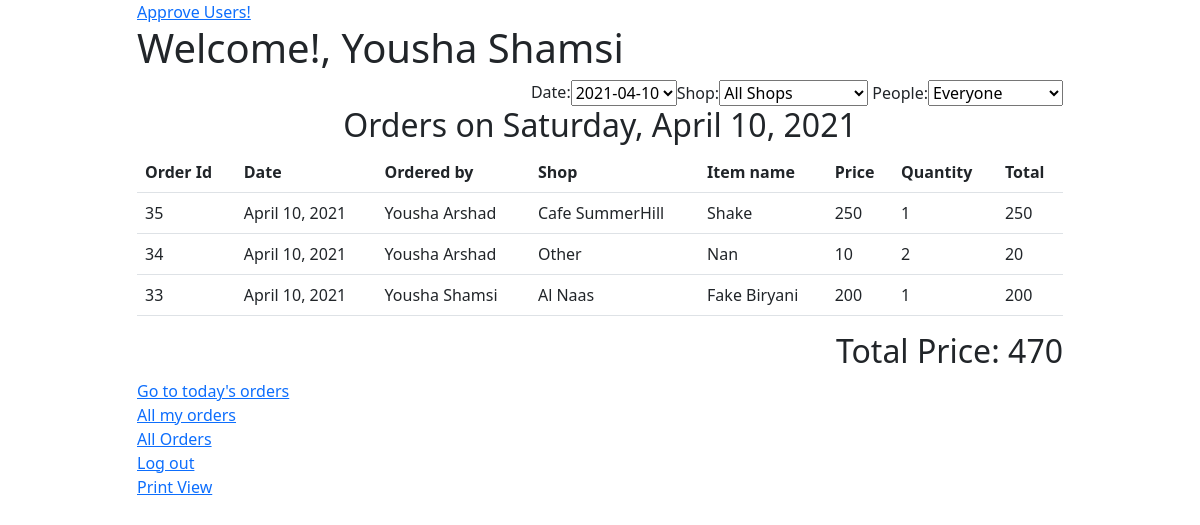
/khana/9 (signed in), run on the app's committed database.
### khana/models.py (models this page shows, shortened)
class Date(models.Model):
    date = models.DateField()

class Order(models.Model):
    quantity = models.IntegerField()
    date_id = models.ForeignKey(Date, on_delete=models.CASCADE, related_name="dates")
    user_id = models.ForeignKey(User, on_delete=models.CASCADE, related_name="users")
    item_id = models.ForeignKey(FoodItem, on_delete=models.DO_NOTHING, related_name="foods")

class FoodItem(models.Model):
    name = models.CharField(max_length=64)
    price = models.IntegerField()
    shop = models.ForeignKey(Shop, on_delete=models.CASCADE, related_name="shops")

class Shop(models.Model):
    name = models.CharField(max_length=64)
    def __str__(self):
        return f'{self.name}'

### khana/views.py (the view, shortened to what this page needs)
# urls.py: path('', khana.views.index),
def index(request, date_id=None):
    if not request.user.is_authenticated:
        return HttpResponseRedirect(reverse('login'))
    if date_id:
        today = datetime.datetime.now().date()
        if Date.objects.filter(date=today).exists():
            date_object = Date.objects.get(date=today)
        else:
            date_object = Date(date=today)
            date_object.save()
        today_id = date_object.id
        if Date.objects.filter(pk=date_id).exists():
            date_object = Date.objects.get(pk=date_id)
            is_today = today == date_object.date
        else:
            return HttpResponseRedirect(reverse('table', args=[date_object.id]))
        date_form = SelectDateForm(default_date=date_object.date)
        all_orders = False
        dates_orders = Order.objects.filter(date_id=date_object)
        date = date_object.date
    people_disabled = False
    if not request.user.is_staff:
        dates_orders = dates_orders.filter(user_id=request.user)
        people_disabled = True
    dates_items = dates_orders.values_list('item_id_id', flat=True).distinct()
    dates_shops = FoodItem.objects.all().filter(id__in=dates_items).values_list('shop_id', flat=True).distinct()
    shops = Shop.objects.filter(pk__in=dates_shops)
    dates_people = dates_orders.values_list('user_id_id', flat=True).distinct()
    peoples = User.objects.filter(pk__in=dates_people)
    sum_price = sum(o.item_id.price*o.quantity for o in dates_orders)
    return render(request, 'khana/index.html', {
        'today_id': today_id,
        'date': date,
        'orders': dates_orders.order_by('-pk'),
        'sum': sum_price,
        'date_form': date_form,
        'is_today': is_today,
        'all_orders': all_orders,
        'filter_form': FilterShopAndPersonForm(shops=shops, peoples=peoples, people_disabled=people_disabled),
    })

### khana/views.py
class SelectDateForm(forms.Form):
    def __init__(self, *args, default_date=None, **kwargs):
        super(SelectDateForm, self).__init__(*args, **kwargs)
        if default_date:
            print(default_date)
            all_dates = Date.objects.exclude(date=default_date).order_by('-date')
            initial_date = Date.objects.get(date=default_date)
            CHOICES_DATE = [(initial_date.id, f'{initial_date.date}')]
            OTHER_DATE = [(date.id, f'{date.date}') for date in all_dates]
            CHOICES_DATE += OTHER_DATE
            CHOICES_DATE += [(0, 'All Dates')]
            CHOICES_DATE = tuple(CHOICES_DATE)
        else:
            all_dates = Date.objects.all().order_by('-date')
            CHOICES_DATE = [(0, 'All Dates')]
            OTHER_DATE = [(date.id, f'{date.date}') for date in all_dates]
            CHOICES_DATE += OTHER_DATE
            CHOICES_DATE = tuple(CHOICES_DATE)
        self.fields['id'] = forms.ChoiceField(choices=CHOICES_DATE, label='Date')
        self.fields['id'].widget.attrs.update({'id': 'date_selector', 'onchange': 'myDateFunction()'})

### khana/templatetags/khana_square.py (called while the page is built)
def date_to_day(value):
    return value.strftime("%A")

def multiply(value, number):
    return value*number

### khana/templates/khana/index.html (shortened to what this page needs)
{% extends "khana/layout.html" %}
{% load khana_square %}
{% block body %}
    {% if request.user.is_superuser %}
    <a href="{% url 'approve' %}">Approve Users!</a>
    {% endif %}
    <h1>Welcome!, {{ request.user.first_name }} {{ request.user.last_name }}</h1>
    <div class="d-flex justify-content-end">
        {{ date_form }}
    <form id="filter_form" action="{% url 'filtered_index' %}" method="post">
        {{ filter_form }}
    </form>
    </div>
    {% if orders %}
    {% if not all_orders %}
        {% if is_today %}
            <h2 class="text-center">Today's Orders- {{ date|date_to_day }}, {{ date }}</h2>
        {% else %}
            <h2 class="text-center">Orders on {{ date|date_to_day }}, {{ date }} </h2>
        {% endif %}
    {% else %}
        <h2 class="text-center">All Orders</h2>
    {% endif %}
    <table class="table" id="orders_table">
        <tr>
            <th>Order Id</th>
            <th>Date</th>
            <th>Ordered by</th>
            <th>Shop</th>
            <th>Item name</th>
            <th>Price</th>
            <th>Quantity</th>
            <th>Total</th>
        </tr>
            {% for order in orders %}
            <tr>
                <td>{{ order.id }}</td>
                <td>{{ order.date_id.date }}</td>
                <td>{{ order.user_id.first_name }} {{ order.user_id.last_name }}</td>
                <td>{{ order.item_id.shop }}</td>
                <td>{{ order.item_id.name }}</td>
                <td>{{ order.item_id.price }}</td>
                <td>{{ order.quantity }}</td>
                <td>{{ order.item_id.price|multiply:order.quantity }}</td>
            </tr>
            {% endfor %}
    </table>
    <h2 style="text-align: right">Total Price: {{ sum }}</h2>
    {% else %}
    <h4>No Orders</h4>
    {% endif %}
    {% if not is_today %}
        <a href="{% url 'index' %}{{ today_id }}">Go to today's orders</a>
    {% endif %}
    {% if request.user.is_staff %}
    <br>
    <a href="{% url 'all_my_orders' %}">All my orders</a>
    {% endif %}
    <br>
    {% if not all_orders %}
    <a href="{% url 'index' %}">All Orders</a>
    <br>
    {% endif %}
    <a href="{% url 'logout' %}">Log out</a>
    {% if request.user.is_staff %}
    <div>
    <a href="{% url 'print_orders' %}">Print View</a>
    </div>
    {% endif %}
{% endblock %}

### data on the page
Date: date "Saturday", date "April 10, 2021"
Order: id "35", date_id "April 10, 2021", user_id.first_name "Yousha", user_id.last_name "Arshad", item_id.shop "Cafe SummerHill", item_id.name "Shake", item_id.price "250", quantity "1", item_id.price|multiply "250"
Order: id "34", date_id "April 10, 2021", user_id.first_name "Yousha", user_id.last_name "Arshad", item_id.shop "Other", item_id.name "Nan", item_id.price "10", quantity "2", item_id.price|multiply "20"
Order: id "33", date_id "April 10, 2021", user_id.first_name "Yousha", user_id.last_name "Shamsi", item_id.shop "Al Naas", item_id.name "Fake Biryani", item_id.price "200", quantity "1", item_id.price|multiply "200"

### other printed values
{{ request.user.first_name }} "Yousha"
{{ request.user.last_name }} "Shamsi"
{{ sum }} "470"
